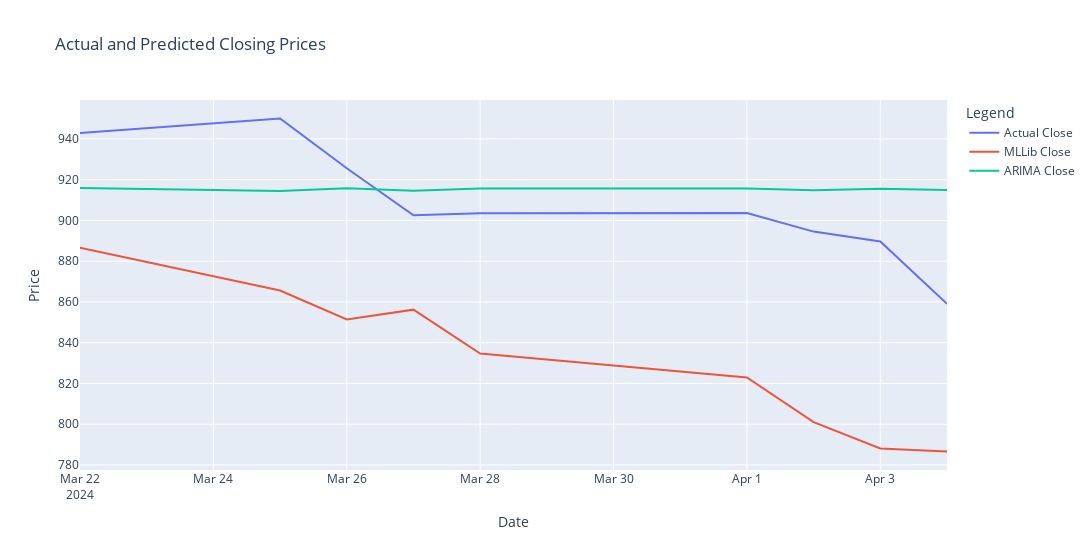

The notebook cell saved with this chart:
### Markdown cell above
now we have created a graph to compare this value and in this graph we can compare the actual closing values with MLLib forecasts and ARIMA forecasts.

### Code cell
import plotly.graph_objs as go

# Create Plotly Scatter objects
trace_actual = go.Scatter(
    x=merged_df.index,
    y=merged_df['Close'],
    mode='lines',
    name='Actual Close'
)
trace_MLLib = go.Scatter(
    x=merged_df.index,
    y=merged_df['MLLib_Close'],
    mode='lines',
    name='MLLib Close'
)
trace_ARIMA = go.Scatter(
    x=merged_df.index,
    y=merged_df['ARIMA_Close'],
    mode='lines',
    name='ARIMA Close'
)
# Create and show the combined graph
fig = go.Figure(data=[trace_actual, trace_MLLib,trace_ARIMA])
#fig = go.Figure(data=[trace_arima_actual])
fig.update_layout(
    title='Actual and Predicted Closing Prices',
    xaxis_title='Date',
    yaxis_title='Price',
    legend_title='Legend',
    width = 1100, 
    height = 550
)

fig.show()

### Figure 1 — Plotly figure (JSON) as saved in the notebook; plotly's stock layout.template omitted (floating-point values rounded to 4 significant figures)
{"data": [{"mode": "lines", "name": "Actual Close", "type": "scatter", "x": ["2024-03-22T00:00:00", "2024-03-25T00:00:00", "2024-03-26T00:00:00", "2024-03-27T00:00:00", "2024-03-28T00:00:00", "2024-04-01T00:00:00", "2024-04-02T00:00:00", "2024-04-03T00:00:00", "2024-04-04T00:00:00"], "y": [942.9, 950.0, 925.6, 902.5, 903.6, 903.6, 894.5, 889.6, 859.0]}, {"mode": "lines", "name": "MLLib Close", "type": "scatter", "x": ["2024-03-22T00:00:00", "2024-03-25T00:00:00", "2024-03-26T00:00:00", "2024-03-27T00:00:00", "2024-03-28T00:00:00", "2024-04-01T00:00:00", "2024-04-02T00:00:00", "2024-04-03T00:00:00", "2024-04-04T00:00:00"], "y": [886.6, 865.6, 851.4, 856.2, 834.7, 823.0, 801.0, 788.1, 786.6]}, {"mode": "lines", "name": "ARIMA Close", "type": "scatter", "x": ["2024-03-22T00:00:00", "2024-03-25T00:00:00", "2024-03-26T00:00:00", "2024-03-27T00:00:00", "2024-03-28T00:00:00", "2024-04-01T00:00:00", "2024-04-02T00:00:00", "2024-04-03T00:00:00", "2024-04-04T00:00:00"], "y": [916.0, 914.5, 915.8, 914.6, 915.7, 915.6, 914.8, 915.5, 914.9]}], "layout": {"height": 550, "legend": {"title": {"text": "Legend"}}, "title": {"text": "Actual and Predicted Closing Prices"}, "width": 1100, "xaxis": {"autorange": true, "range": ["2024-03-22", "2024-04-04"], "title": {"text": "Date"}, "type": "date"}, "yaxis": {"autorange": true, "range": [777.5, 959.1], "title": {"text": "Price"}, "type": "linear"}}}
